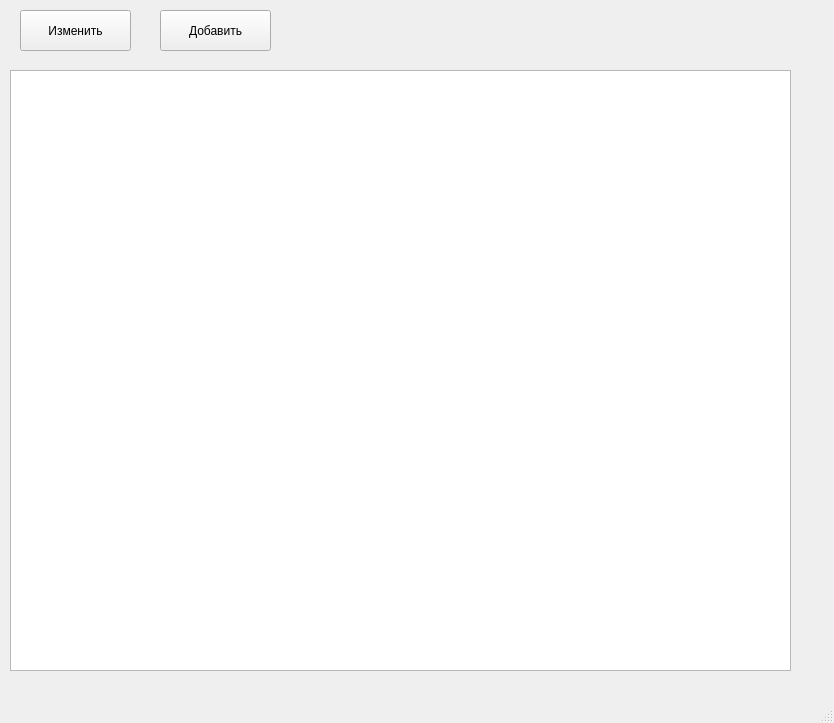
<?xml version="1.0" encoding="UTF-8"?>
<ui version="4.0">
 <class>MainWindow</class>
 <widget class="QMainWindow" name="MainWindow">
  <property name="geometry">
   <rect>
    <x>0</x>
    <y>0</y>
    <width>834</width>
    <height>723</height>
   </rect>
  </property>
  <property name="sizePolicy">
   <sizepolicy hsizetype="Maximum" vsizetype="Maximum">
    <horstretch>0</horstretch>
    <verstretch>0</verstretch>
   </sizepolicy>
  </property>
  <property name="windowTitle">
   <string>MainWindow</string>
  </property>
  <widget class="QWidget" name="centralwidget">
   <property name="enabled">
    <bool>true</bool>
   </property>
   <property name="sizePolicy">
    <sizepolicy hsizetype="Maximum" vsizetype="Maximum">
     <horstretch>0</horstretch>
     <verstretch>0</verstretch>
    </sizepolicy>
   </property>
   <widget class="QTableWidget" name="tableWidget">
    <property name="geometry">
     <rect>
      <x>10</x>
      <y>70</y>
      <width>781</width>
      <height>601</height>
     </rect>
    </property>
   </widget>
   <widget class="QPushButton" name="pushButton">
    <property name="geometry">
     <rect>
      <x>20</x>
      <y>10</y>
      <width>111</width>
      <height>41</height>
     </rect>
    </property>
    <property name="text">
     <string>Изменить</string>
    </property>
   </widget>
   <widget class="QPushButton" name="pushButton_2">
    <property name="geometry">
     <rect>
      <x>160</x>
      <y>10</y>
      <width>111</width>
      <height>41</height>
     </rect>
    </property>
    <property name="text">
     <string>Добавить</string>
    </property>
   </widget>
  </widget>
  <widget class="QMenuBar" name="menubar">
   <property name="geometry">
    <rect>
     <x>0</x>
     <y>0</y>
     <width>834</width>
     <height>21</height>
    </rect>
   </property>
  </widget>
  <widget class="QStatusBar" name="statusbar"/>
 </widget>
 <resources/>
 <connections/>
</ui>
